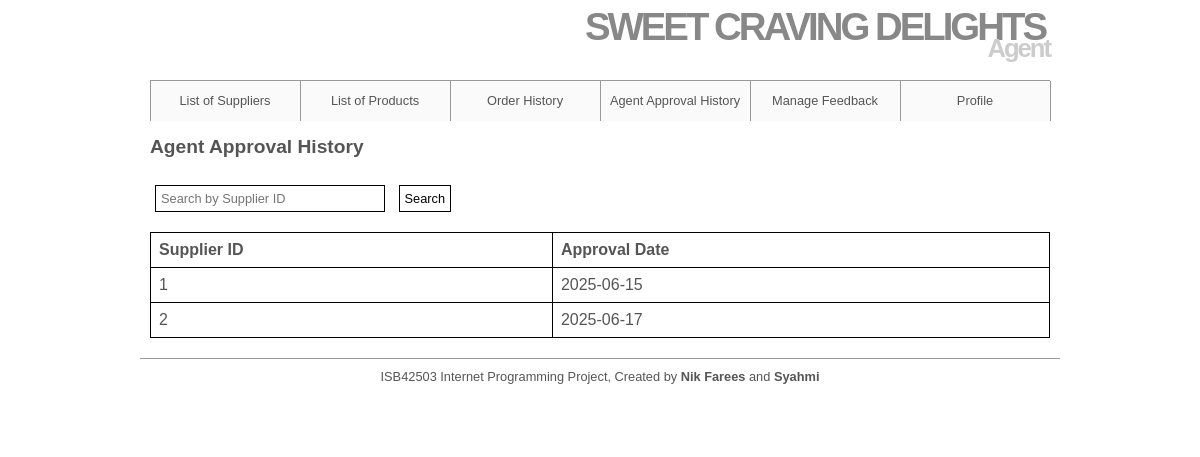
Screenshot of /Agent/agentApprovalHistory.php (signed in) with the database file from the repository.
### tables this page shows
CREATE TABLE `agents_approval` (
  `agent_approval_id` mediumint(8) UNSIGNED NOT NULL,
  `agent_id` mediumint(8) UNSIGNED NOT NULL,
  `supplier_id` mediumint(8) UNSIGNED NOT NULL,
  `applyDate` date NOT NULL,
  `approval_status` varchar(20) DEFAULT 'pending',
  `approval_date` date DEFAULT NULL
);

### Agent/agentApprovalHistory.php (the view, shortened to what this page needs)
<html>
<head>
</head>
<body>
    <?php
    global $dbc;
    $agent_id = $_SESSION['agent_id'];
    $searchQuery = "";
    $searchCondition = "";
    $query = "SELECT supplier_id, approval_date FROM agents_approval
 WHERE approval_status = 'approved' AND agent_id = '$agent_id'" .
        $searchCondition;
    $result = @mysqli_query($dbc, $query);
    $num = @mysqli_num_rows($result);
    echo '<br><h2>Agent Approval History <br /><br /></h2>';
    if ($num > 0) {
        echo '<form method="GET" action="agentApprovalHistory.php">
 <input type="text" name="search" placeholder="Search by Supplier ID" value="' .
            $searchQuery . '" style="width: 230px;">
 <input type="submit" value="Search">
 </form><br/>';
        echo '<table border="1" width="100%">
 <tr>
 <td> <b>Supplier ID</b> </td>
 <td> <b>Approval Date</b> </td>
 </tr>';
        while ($row = @mysqli_fetch_array($result, MYSQLI_ASSOC)) {
            echo '<tr>'
                . '<td>' . $row['supplier_id'] . '</td>'
                . '<td>' . $row['approval_date'] . '</td>';
            echo '</tr>';
        }
        echo '</table>';
    } else {
        echo '<p class="error"><br>Agent approval not found.</p>';
    }
    ?>
</body>
</html>

### includes/styleAgent.css (style rules this page uses)
* { border: 0; margin: 0; padding: 0; }
a { color: #777; text-decoration: none; }
body { background: #ffffff; color: #555; font: 0.8em Arial, Helvetica, "bitstream vera sans", sans-serif; }
#header { border-bottom: 1px solid #999; height: 80px; margin: 0 auto; width: 900px; }
#header h1 { color: #888; font-size: 300%; letter-spacing: -3px; text-align: right; padding: 5px; margin-bottom: -20px; }
#header h2 { color: #CCC; font-size: 200%; letter-spacing: -2px; text-align: right; }
#navigation { background: #fafafa; border-right: 1px solid #999; margin: 0 auto; width: 900px; height: 40px; list-style: none; }
#navigation li { border-left: 1px solid #999; float: left; width: 149px; list-style: none; }
#navigation a { color: #555; display: block; line-height: 40px; text-align: center; }
#content { height: auto; margin: 0 auto; padding: 0 0 20px; width: 900px; }
table { border-collapse: collapse; width: 100%; }
th, td { border: 1px solid #000; padding: 8px; text-align: left; }
#footer { border-top: 1px solid #999; height: 50px; margin: 0 auto; padding: 10px; text-align: center; width: 900px; }
input, select, .input { padding: 5px; margin: 5px; font-size: 1em; background: #FFFFFF; border: 1px solid #000; }

### rows the page displays
agents_approval: supplier "1", approval_date "2025-06-15"
agents_approval: supplier "2", approval_date "2025-06-17"
